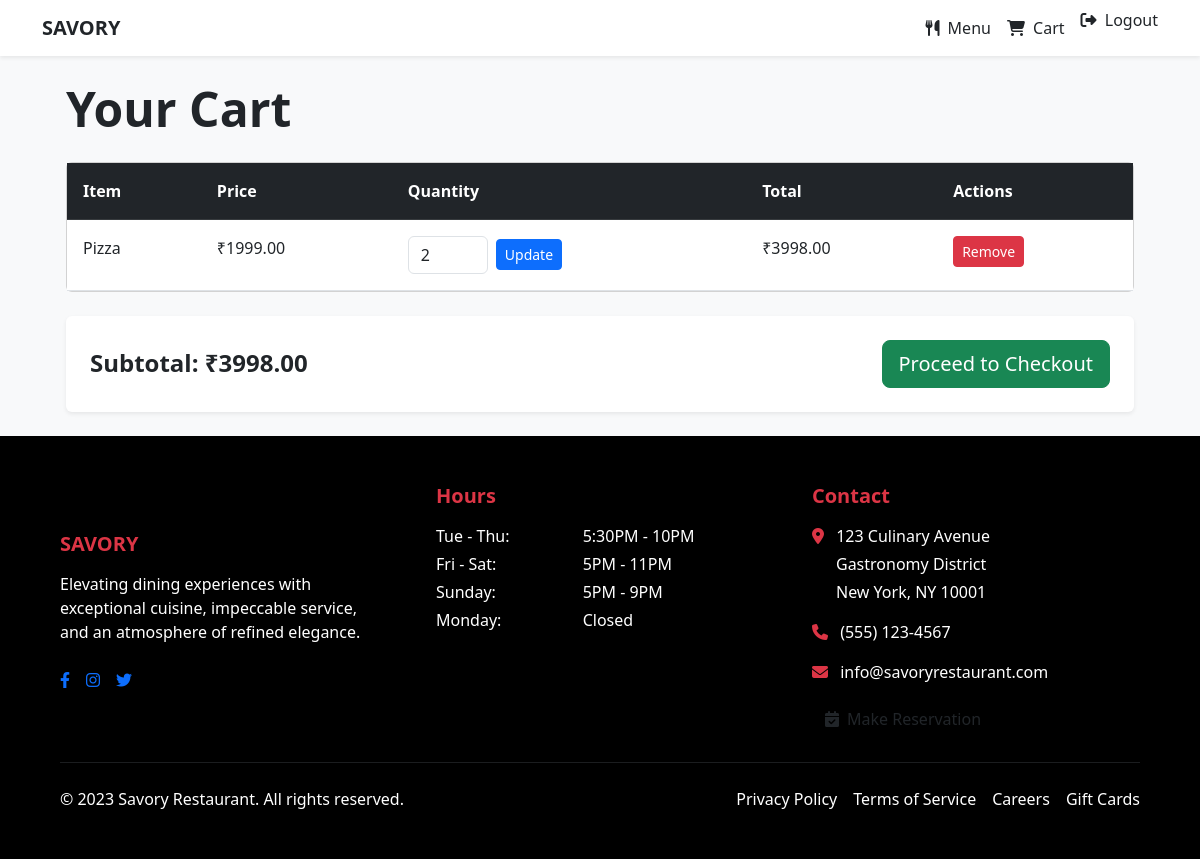
Page /cart/ (signed in) on the committed database.
### myapp/models.py (models this page shows, shortened)
class CartItem(models.Model):
    user = models.ForeignKey(
        settings.AUTH_USER_MODEL,
        on_delete=models.CASCADE,
        related_name='cart_items'
    )
    item = models.ForeignKey(
        Item,
        on_delete=models.CASCADE,
        related_name='cart_items'
    )
    quantity = models.PositiveIntegerField(default=1)
    added_at = models.DateTimeField(auto_now_add=True)
    updated_at = models.DateTimeField(auto_now=True)
    class Meta:
        unique_together = ('user', 'item')
        ordering = ['-added_at']
        verbose_name = "Cart Item"
        verbose_name_plural = "Cart Items"
    @property
    def line_total(self):
        return self.item.price * self.quantity

class Item(models.Model):
    name = models.CharField(max_length=200)
    description = models.TextField()
    price = models.DecimalField(max_digits=10, decimal_places=2)
    image = models.ImageField(upload_to="items/")
    category = models.ForeignKey(Category, on_delete=models.CASCADE)
    available = models.BooleanField(default=True)
    created_at = models.DateTimeField(auto_now_add=True)
    updated_at = models.DateTimeField(auto_now=True)
    featured = models.BooleanField(default=False)

### myapp/views.py (the view)
# urls.py: path('cart/', views.view_cart, name='view_cart'),
def view_cart(request):
    cart_items = CartItem.objects.filter(user=request.user)
    subtotal = sum(item.line_total for item in cart_items)
    context = {
        'cart_items': cart_items,
        'subtotal': subtotal,
    }
    return render(request, 'cart.html', context)

### myapp/templates/cart.html (shortened to what this page needs)
{% extends 'base.html' %}
{% block content %}
<div class="container py-4">
    <h1 class="display-5 fw-bold mb-4">Your Cart</h1>
    {% if cart_items %}
    <div class="card mb-4">
        <div class="card-body p-0">
            <div class="table-responsive">
                <table class="table table-hover mb-0">
                    <thead class="table-dark">
                        <tr>
                            <th class="p-3">Item</th>
                            <th class="p-3">Price</th>
                            <th class="p-3">Quantity</th>
                            <th class="p-3">Total</th>
                            <th class="p-3">Actions</th>
                        </tr>
                    </thead>
                    <tbody>
                        {% for ci in cart_items %}
                        <tr>
                            <td class="p-3">{{ ci.item.name }}</td>
                            <td class="p-3">₹{{ ci.item.price }}</td>
                            <td class="p-3">
                                <form method="post" action="{% url 'myapp:update_cart_quantity' %}" class="d-flex align-items-center">
                                    <input name="quantity" type="number" value="{{ ci.quantity }}" min="1" max="10" class="form-control me-2" style="width: 80px;">
                                    <button type="submit" class="btn btn-primary btn-sm">Update</button>
                                </form>
                            </td>
                            <td class="p-3">₹{{ ci.line_total }}</td>
                            <td class="p-3">
                                <a href="{% url 'myapp:remove_from_cart' ci.id %}" class="btn btn-danger btn-sm">Remove</a>
                            </td>
                        </tr>
                        {% endfor %}
                    </tbody>
                </table>
            </div>
        </div>
    </div>
    <div class="d-flex justify-content-between align-items-center bg-white p-4 rounded shadow-sm">
        <h3 class="h4 fw-bold mb-0">Subtotal: ₹{{ subtotal }}</h3>
        <a href="{% url 'myapp:checkout' %}" class="btn btn-success btn-lg">Proceed to Checkout</a>
    </div>
    {% endif %}
</div>
{% endblock %}

### rows in the picture
CartItem: item.name "Pizza", item.price "1999.00", quantity "2", line_total "3998.00"

### other values in the picture
{{ subtotal }} "3998.00"
